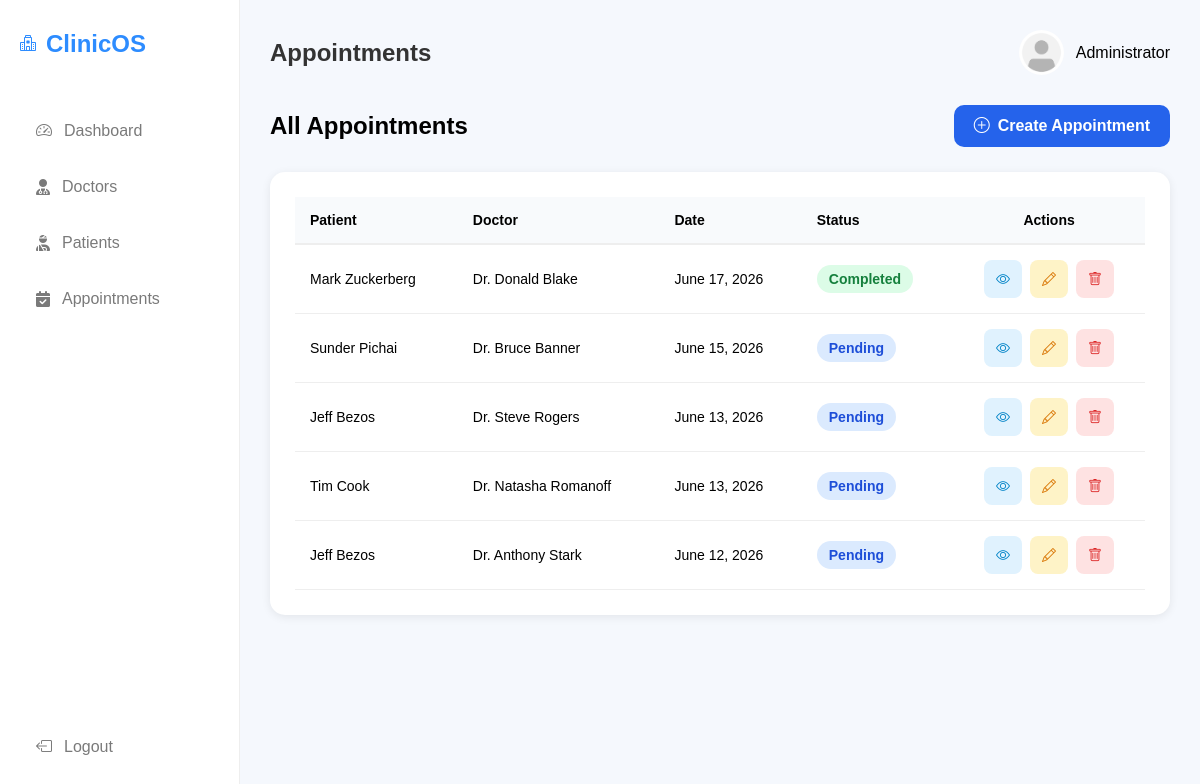
Screenshot of /admin_panel/appointments/ (signed in) with the database file from the repository.
### managementsystem/models.py (models this page shows, shortened)
class Appointment(models.Model):
    doctor = models.ForeignKey(Doctor, on_delete=models.CASCADE)
    patient = models.ForeignKey(Patient, on_delete=models.CASCADE)
    appointment_date = models.DateField(default=timezone.now)
    appointment_time = models.TimeField(null=True,blank=True)
    reason = models.TextField(blank=True)
    STATUS_CHOICES = [('Pending', 'Pending'),('Completed', 'Completed'),]
    status = models.CharField(max_length=20,choices=STATUS_CHOICES,default='Pending')
    notes = models.TextField(blank=True)

class Patient(models.Model):
    user = models.OneToOneField(CustomUser,on_delete=models.CASCADE)
    gender_choices = (('male','Male'),('female','Female'),('other','Other'))
    gender = models.CharField(max_length=10,choices=gender_choices,default='male')
    age = models.IntegerField()
    phone = models.CharField(max_length=15)
    blood_group_choices = (('A+', 'A+'),('A-', 'A-'),('B+', 'B+'),('B-', 'B-'),('AB+', 'AB+'),('AB-', 'AB-'),('O+', 'O+'),('O-', 'O-'),)
    blood_group = models.CharField(max_length=3,choices=blood_group_choices)
    photo = models.ImageField(upload_to='patients',default='default/default.png')

class CustomUser(AbstractUser):
    ROLE_CHOICES = (
        ('admin', 'Admin'),
        ('doctor', 'Doctor'),
        ('patient', 'Patient'),
    )
    role = models.CharField(max_length=20, choices=ROLE_CHOICES,default='patient')

class Doctor(models.Model):
    user = models.OneToOneField(CustomUser,on_delete=models.CASCADE)
    phone = models.CharField(max_length=15, blank=True, null=True)
    department = models.CharField(max_length=100)
    education = models.TextField(default='MBBS')
    photo = models.ImageField(upload_to='doctors',default='default/default.png')

### managementsystem/views/admin_views.py (the view)
# urls.py: path('appointments/', admin_appointment_list,name='admin_appointments'),
@admin_required
def admin_appointment_list(request):
    appointments = Appointment.objects.select_related('patient', 'doctor').order_by('-appointment_date')
    return render(request, 'admin/appointments.html', {'appointments': appointments})

### managementsystem/templates/admin/appointments.html (shortened to what this page needs)
{% extends 'admin/base.html' %}
{% load static %}
{% block header %}Appointments{% endblock %}
{% block content %}
<div class="page-header">
    <h2>All Appointments</h2>
    <a href="{% url 'admin_create_appointment'%}" class="create-btn">
        <i class="bi bi-plus-circle"></i>
        Create Appointment
    </a>
</div>
<div class="table-card">
    <table>
        <thead>
            <tr>
                <th>Patient</th>
                <th>Doctor</th>
                <th>Date</th>
                <th>Status</th>
                <th class="text-center">Actions</th>
            </tr>
        </thead>
        <tbody>
            {% for appointment in appointments %}
            <tr>
                <td>{{ appointment.patient.user.get_full_name  }}</td>
                <td>
                    Dr. {{ appointment.doctor.user.get_full_name }}
                </td>
                <td>
                    {{ appointment.appointment_date }}
                </td>
                <td>
                    {% if appointment.status == 'Completed' %}
                        <span class="status completed">
                            Completed
                        </span>
                    {% else %}
                        <span class="status scheduled">
                            Pending
                        </span>
                    {% endif %}
                </td>
                <td class="text-center">
                    <div class="action-buttons">
                        <a href="{%url 'admin_view_appointment' appointment.id %}"
                           class="view-btn"
                           title="View">
                            <i class="bi bi-eye"></i>
                        </a>
                        <a href="{% url 'admin_update_appointment' appointment.id %}"
                           class="edit-btn"
                           title="Edit">
                            <i class="bi bi-pencil"></i>
                        </a>
                        <a href="{% url 'admin_delete_appointment' appointment.id %}"
                           class="delete-btn"
                           title="Delete">
                            <i class="bi bi-trash"></i>
                        </a>
                    </div>
                </td>
            </tr>
            {% endfor %}
        </tbody>
    </table>
</div>
{% endblock %}

### managementsystem/static/css/home.css (style rules this page uses)
* { margin:0; padding:0; box-sizing:border-box; font-family:Arial, Helvetica, sans-serif; }
body { background:#f5f8fd; }

### managementsystem/templates/admin/base.html (style rules this page uses)
.table-card { background:white; border-radius:15px; padding:25px; box-shadow:0 2px 10px rgba(0,0,0,0.08); overflow-x: auto; width: 100%; }
table { width:100%; border-collapse:collapse; min-width: 600px; }
table th { text-align:left; padding:15px; border-bottom:2px solid #eee; font-size: 14px; }
table td { padding:15px; border-bottom:1px solid #eee; font-size: 14px; }
.status { padding:6px 12px; border-radius:20px; font-size:13px; font-weight:600; }
.completed { background:#dcfce7; color:#15803d; }
.scheduled { background:#dbeafe; color:#1d4ed8; }

### managementsystem/templates/admin/appointments.html (style rules this page uses)
.page-header { display:flex; justify-content:space-between; align-items:center; margin-bottom:25px; gap: 15px; flex-wrap: wrap; }
.create-btn { background:#2563eb; color:white; text-decoration:none; padding:12px 20px; border-radius:10px; font-weight:600; transition:0.3s; display: inline-flex; align-items: center; gap: 8px; }
.table-card { background:white; border-radius:15px; padding:25px; box-shadow:0 2px 10px rgba(0,0,0,0.08); overflow-x:auto; }
table { width:100%; border-collapse:collapse; min-width: 700px; }
table th { text-align:left; padding:15px; border-bottom:2px solid #eee; background:#f8fafc; font-weight:600; }
table td { padding:15px; border-bottom:1px solid #eee; vertical-align:middle; }
.text-center { text-align:center; }
.status { padding:6px 12px; border-radius:20px; font-size:14px; font-weight:600; }
.completed { background:#dcfce7; color:#15803d; }
.scheduled { background:#dbeafe; color:#1d4ed8; }
.action-buttons { display:flex; justify-content:center; align-items:center; gap:8px; }
.action-buttons a { width:38px; height:38px; display:flex; align-items:center; justify-content:center; border-radius:8px; text-decoration:none; transition:0.3s; }
.view-btn { background:#e0f2fe; color:#0284c7; }
.edit-btn { background:#fef3c7; color:#d97706; }
.delete-btn { background:#fee2e2; color:#dc2626; }

### rows the page displays
Appointment: patient.user.get_full_name "Mark Zuckerberg", doctor.user.get_full_name "Donald Blake", appointment_date "June 17, 2026", status "Completed"
Appointment: patient.user.get_full_name "Sunder Pichai", doctor.user.get_full_name "Bruce Banner", appointment_date "June 15, 2026", status "Pending"
Appointment: patient.user.get_full_name "Jeff Bezos", doctor.user.get_full_name "Steve Rogers", appointment_date "June 13, 2026", status "Pending"
Appointment: patient.user.get_full_name "Tim Cook", doctor.user.get_full_name "Natasha Romanoff", appointment_date "June 13, 2026", status "Pending"
Appointment: patient.user.get_full_name "Jeff Bezos", doctor.user.get_full_name "Anthony Stark", appointment_date "June 12, 2026", status "Pending"
